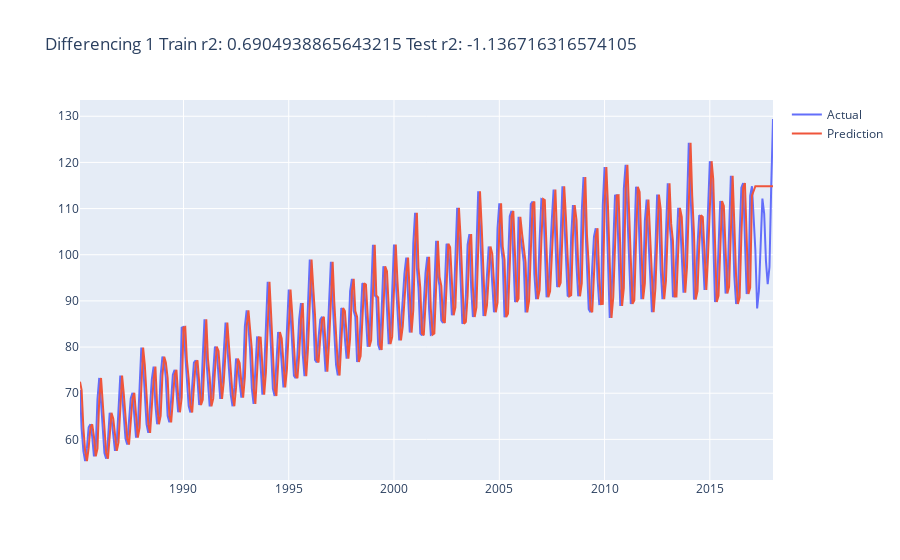

Write notebook code for a chart like this one.
### Markdown cell above
#### Order 1 Differencing

### Code cell
# Train model
# Ignore that we're not doing a regular train test split here, obviously you wouldn't say 'hey my model is great at predicting things it knows'
model = ARIMA(train_ts, order=(0, 1, 0))
results_AR = model.fit()
results_past = pd.DataFrame(results_AR.fittedvalues, columns=['pred']).reset_index()
merged_past = pd.merge(model_df[['month', 'electricity_production']], results_past, on='month')
results_future = pd.DataFrame(results_AR.forecast(steps=30)).reset_index().rename(columns={'index': 'month', 'predicted_mean': 'pred'})
merged_future = pd.merge(model_df[['month', 'electricity_production']], results_future, on='month')
merged = pd.concat([merged_past, merged_future])
merged = merged.drop(0)
train_score = r2_score(merged_past['electricity_production'], results_past['pred'])
test_score = r2_score(merged_future['electricity_production'], merged_future['pred'])
line = go.Figure(data=[
    go.Scatter(x=merged['month'], y=merged['electricity_production'], name='Actual'),
    go.Scatter(x=merged['month'], y=merged['pred'], name='Prediction'),
])
line.update_layout(title=f"Differencing 1 Train r2: {train_score} Test r2: {test_score}")
line.show()

### Figure 1 — Plotly figure (JSON) as saved in the notebook; plotly's stock layout.template omitted (floating-point values rounded to 4 significant figures; data arrays with more than 128 entries replaced by an {"elided": "..."} marker saying what was removed)
{"data": [{"name": "Actual", "type": "scatter", "x": {"elided": "395 str values"}, "y": {"elided": "395 float values"}}, {"name": "Prediction", "type": "scatter", "x": {"elided": "395 str values"}, "y": {"elided": "395 float values"}}], "layout": {"autosize": true, "title": {"text": "Differencing 1 Train r2: 0.6904938865643215 Test r2: -1.136716316574105"}, "xaxis": {"autorange": true, "range": ["1985-02-01", "2018-01-01"], "type": "date"}, "yaxis": {"autorange": true, "range": [51.2, 133.5], "type": "linear"}}}
